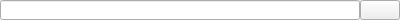
<ui version="4.0" >
 <class>Form</class>
 <widget class="QWidget" name="Form" >
  <property name="geometry" >
   <rect>
    <x>0</x>
    <y>0</y>
    <width>400</width>
    <height>20</height>
   </rect>
  </property>
  <property name="sizePolicy" >
   <sizepolicy vsizetype="Expanding" hsizetype="Preferred" >
    <horstretch>0</horstretch>
    <verstretch>0</verstretch>
   </sizepolicy>
  </property>
  <property name="minimumSize" >
   <size>
    <width>0</width>
    <height>20</height>
   </size>
  </property>
  <property name="maximumSize" >
   <size>
    <width>16777215</width>
    <height>20</height>
   </size>
  </property>
  <property name="windowTitle" >
   <string>Form</string>
  </property>
  <layout class="QVBoxLayout" >
   <property name="spacing" >
    <number>6</number>
   </property>
   <property name="leftMargin" >
    <number>0</number>
   </property>
   <property name="topMargin" >
    <number>0</number>
   </property>
   <property name="rightMargin" >
    <number>0</number>
   </property>
   <property name="bottomMargin" >
    <number>0</number>
   </property>
   <item>
    <layout class="QHBoxLayout" >
     <property name="spacing" >
      <number>0</number>
     </property>
     <property name="leftMargin" >
      <number>0</number>
     </property>
     <property name="topMargin" >
      <number>0</number>
     </property>
     <property name="rightMargin" >
      <number>0</number>
     </property>
     <property name="bottomMargin" >
      <number>0</number>
     </property>
     <item>
      <widget class="QLineEdit" name="uiDate" >
       <property name="minimumSize" >
        <size>
         <width>0</width>
         <height>20</height>
        </size>
       </property>
       <property name="maximumSize" >
        <size>
         <width>16777215</width>
         <height>20</height>
        </size>
       </property>
      </widget>
     </item>
     <item>
      <widget class="QPushButton" name="pushCalendar" >
       <property name="maximumSize" >
        <size>
         <width>16777215</width>
         <height>20</height>
        </size>
       </property>
       <property name="text" >
        <string/>
       </property>
       <property name="icon" >
        <iconset resource="common.qrc" >:/images/images/calendar.png</iconset>
       </property>
      </widget>
     </item>
    </layout>
   </item>
  </layout>
 </widget>
 <resources>
  <include location="common.qrc" />
 </resources>
 <connections/>
</ui>
